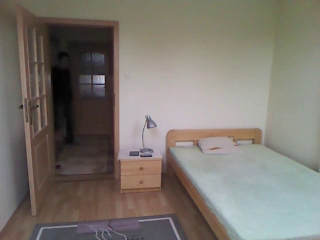
#> input picture frame 33 of adl_37.mp4, 320 x 240 px, given in place of video_02.avi, which was not available
$ python RGB_difference.py
#> lines starting #> are read from the running program, lines starting #| are printed output that depends on the picture
import cv2
import numpy as np


cap = cv2.VideoCapture('video_02.avi')
# cap.set(cv2.CAP_PROP_FPS, 30)
# Check if camera opened successfully
if (cap.isOpened() == False):
    print("Error opening video stream or file")

frameNum = 0
x,y,w,h = 0, 0, 0, 0
# Read until video is completed
while(cap.isOpened()):
    # Capture frame-by-frame
    ret, frame = cap.read()
#> frame is the input picture: shape (240, 320, 3); mean B, G, R 112.1, 119.2, 125
    frameNum += 1
    if ret == True:
        tempframe = frame.copy()
        if(frameNum == 1):
            previousframe = cv2.cvtColor(tempframe, cv2.COLOR_BGR2GRAY)
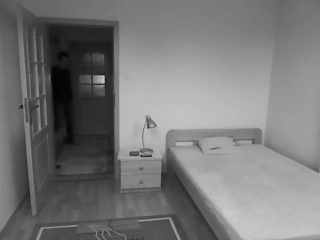
#> previousframe: shape (240, 320); min 1, max 202, mean 120.1
            print("Origin")
        if(frameNum >= 2):
            currentframe = cv2.cvtColor(tempframe, cv2.COLOR_BGR2GRAY)
            currentframe = cv2.absdiff(currentframe, previousframe)
            currentframe = cv2.dilate(currentframe, None, iterations = 7)
            currentframe = cv2.erode(currentframe, None, iterations = 6)

            # currentframe = cv2.morphologyEx(currentframe, cv2.MORPH_GRADIENT, kernel)

            ret, threshold_frame = cv2.threshold(currentframe, 16, 255, cv2.THRESH_BINARY)
            gauss_image = cv2.GaussianBlur(threshold_frame, (7, 7), 0)
            cnts, hierarchy = cv2.findContours(threshold_frame, cv2.RETR_EXTERNAL, cv2.CHAIN_APPROX_SIMPLE)

            for c in cnts:
                if cv2.contourArea(c) < 2000:
                    continue
                # c是一个二值图，boundingRect是矩形边框函数，用一个最小的矩形，把找到的形状包起来；
                # x,y是矩形左上点的坐标；w,h是矩阵的宽和高
                (x,y,w,h) = cv2.boundingRect(c)
                # rectangle画出矩形，frame是原图，(x,y)是矩阵的左上点坐标，(x+w,y+h)是矩阵右下点坐标
            cv2.rectangle(frame,(x,y),(x+w,y+h),(0,255,0),2)
            # Display the resulting frame
            cv2.imshow('frame', frame)
            cv2.imshow('gauss', gauss_image)
            cv2.imshow('threshold', currentframe)

            # Press Q on keyboard to  exit
            if cv2.waitKey(33) & 0xFF == ord('q'):
                break
        previousframe = cv2.cvtColor(tempframe, cv2.COLOR_BGR2GRAY)
    # Break the loop
    else:
        break

# When everything done, release the video capture object
cap.release()

# Closes all the frames
cv2.destroyAllWindows()

$ run again, starting later in the video
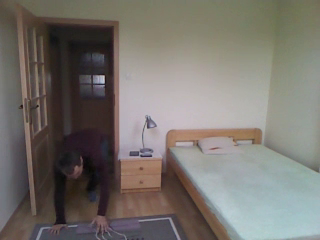
#> input picture frame 149 of adl_37.mp4, 320 x 240 px, given in place of video_02.avi, which was not available
#> frame is the input picture: shape (240, 320, 3); mean B, G, R 109.5, 115.3, 119.9
#> `previousframe = cv2.cvtColor(tempframe, cv2.COLOR_BGR2GRAY)`:
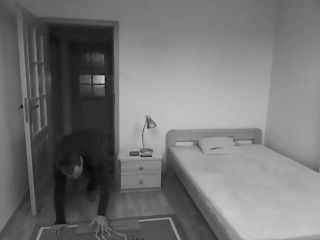
#> previousframe: shape (240, 320); min 7, max 201, mean 116

$ run again, starting later in the video
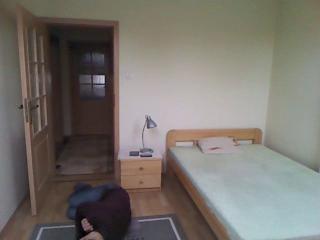
#> input picture frame 266 of adl_37.mp4, 320 x 240 px, given in place of video_02.avi, which was not available
#> frame is the input picture: shape (240, 320, 3); mean B, G, R 109.2, 115.3, 120.2
#> `previousframe = cv2.cvtColor(tempframe, cv2.COLOR_BGR2GRAY)`:
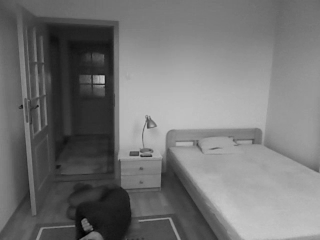
#> previousframe: shape (240, 320); min 1, max 203, mean 116.1
